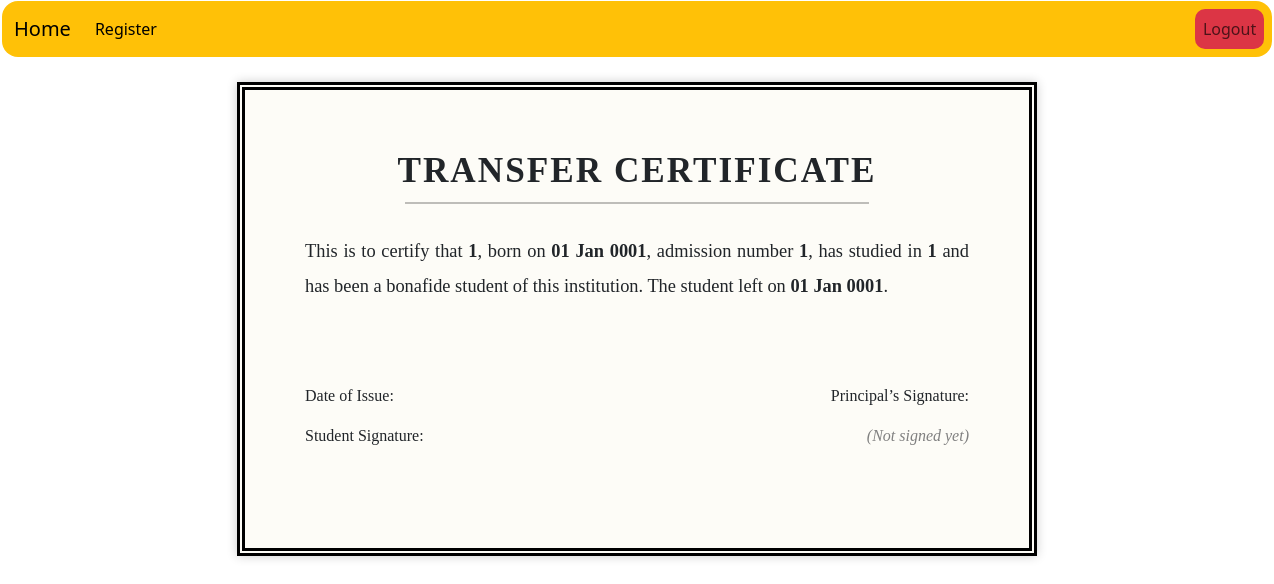
The page /approve-certificate/2/transfer/ (signed in) on the database as committed earlier.
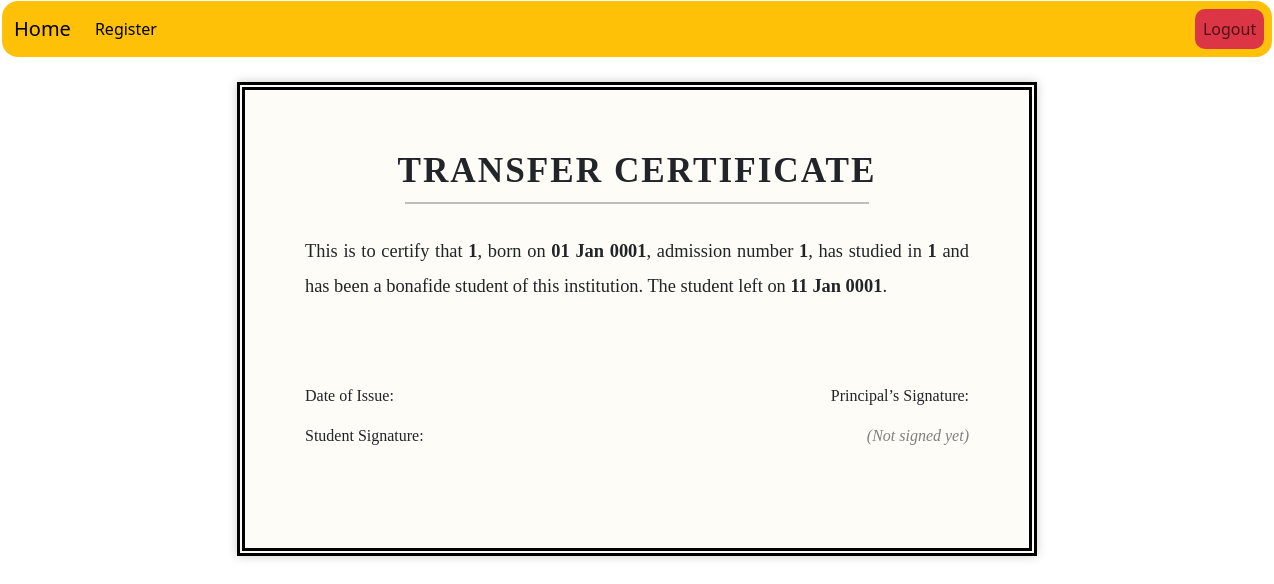
The same page on the database as committed later.
### CC/models.py (models this page shows, shortened)
class TransferCertificate(models.Model):
    STATUS_CHOICES = [
        ('Pending', 'Pending'),
        ('Approved', 'Approved'),
        ('Rejected', 'Rejected'),
    ]
    student = models.ForeignKey(User, on_delete=models.CASCADE)
    student_name = models.CharField(max_length=100)
    dob = models.DateField()
    admission_no = models.CharField(max_length=50)
    course = models.CharField(max_length=100)
    date_of_leaving = models.DateField()
    status = models.CharField(max_length=10, choices=STATUS_CHOICES, default='Pending')
    principal_signature = models.ImageField(upload_to='principal_signatures/', blank=True, null=True)

### CC/views.py (the view)
# urls.py: path('approve-certificate/<int:cert_id>/<str:cert_type>/', views.approve_certificate, name='approve_certificate'),
def approve_certificate(request, cert_id, cert_type):
    role = request.user.profile.role
    allowed_map = {
        "principal": ["conduct", "transfer"],
        "hr": ["employee"],
        "landlord": ["rental"],
    }
    if cert_type not in allowed_map.get(role, []):
        return redirect("home")
    model_map = {
        "conduct": (ConductCertificate, ApproveConductCertificateForm),
        "transfer": (TransferCertificate, ApproveTransferCertificateForm),
        "employee": (EmployeeJoiningPolicy, ApproveEmployeePolicyForm),
        "rental": (RentalAgreement, ApproveRentalAgreementForm),
    }
    ModelClass, FormClass = model_map.get(cert_type)
    cert = get_object_or_404(ModelClass, id=cert_id)
    if request.method == "POST":
        form = FormClass(request.POST, request.FILES, instance=cert)
        if form.is_valid():
            cert = form.save(commit=False)
            cert.status = "Approved"
            cert.save()
            return redirect(f"{role}_dashboard")
    else:
        form = FormClass(instance=cert)
    return render(
        request,
        f"CC/{cert_type}_template.html",
        {"form": form, "cert": cert}
    )

### CC/templates/CC/transfer_template.html (shortened to what this page needs)
{% extends 'CC/base.html' %}
{% block content %}
<br/>
<div id="certificate" style="width: 800px; margin: auto; padding: 60px; border: 8px double #000; font-family: 'Georgia', serif; background-color: #fdfcf7; box-shadow: 0 0 10px rgba(0,0,0,0.2);">
    <h1 style="text-align: center; font-size: 2.2rem; font-weight: bold; text-transform: uppercase; letter-spacing: 2px; margin-bottom: 10px;">
        Transfer Certificate
    </h1>
    <hr style="border: 1px solid #000; width: 70%; margin: auto; margin-bottom: 30px;">
    <p style="margin-top: 30px; font-size: 1.15rem; line-height: 1.9; text-align: justify;">
        This is to certify that <strong>{{ cert.student_name }}</strong>, born on <strong>{{ cert.dob|date:"d M Y" }}</strong>,
        admission number <strong>{{ cert.admission_no }}</strong>, has studied in <strong>{{ cert.course }}</strong>
        and has been a bonafide student of this institution. The student left on <strong>{{ cert.date_of_leaving|date:"d M Y" }}</strong>.
    </p>
    <div style="margin-top: 80px; display: flex; justify-content: space-between; font-size: 1rem;">
        <div>
            <p>Date of Issue: <strong>{{ cert.approved_date|date:"d M Y" }}</strong></p>
            <p>Student Signature:</p>
        </div>
        <div style="text-align: right;">
            <p>Principal’s Signature:</p>
            {% if cert.principal_signature %}
                <img src="{{ cert.principal_signature.url }}" width="120" style="margin-top: 10px;">
            {% else %}
                <p style="color: gray; font-style: italic;">(Not signed yet)</p>
            {% endif %}
        </div>
    </div>
</div>
{% endblock %}

Rows that differ between the two databases and show on the page:
changed TransferCertificate "01 Jan 0001": date_of_leaving "01 Jan 0001" → "11 Jan 0001"
